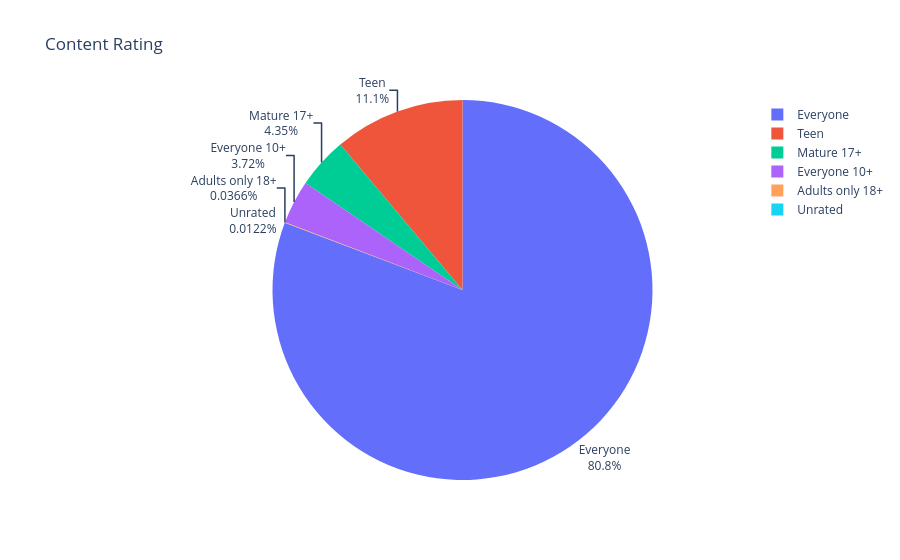

Here is the notebook cell this chart was saved with:
### Code cell
fig = px.pie(
    labels=ratings.index, 
    values=ratings.values,
    title="Content Rating",
    names=ratings.index
)
fig.update_traces(textposition="outside", textinfo="percent+label")
fig.show()

### Figure 1 — Plotly figure (JSON) as saved in the notebook; plotly's stock layout.template omitted (floating-point values rounded to 4 significant figures)
{"data": [{"domain": {"x": [0, 1], "y": [0, 1]}, "hovertemplate": "label=%{label}<br>value=%{value}<extra></extra>", "labels": ["Everyone", "Teen", "Mature 17+", "Everyone 10+", "Adults only 18+", "Unrated"], "legendgroup": "", "name": "", "showlegend": true, "textinfo": "percent+label", "textposition": "outside", "type": "pie", "values": [6621, 912, 357, 305, 3, 1]}], "layout": {"legend": {"tracegroupgap": 0}, "title": {"text": "Content Rating"}}}
